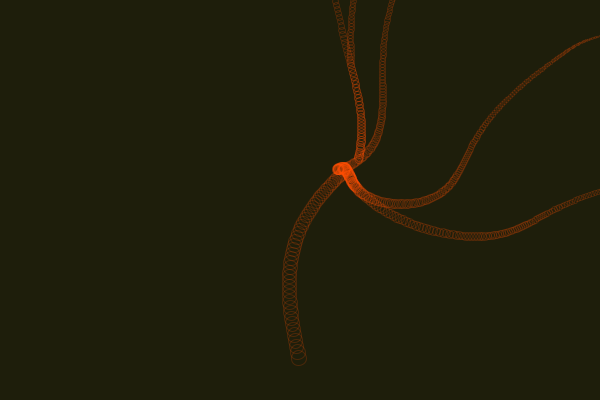
Frame 1 (no input)
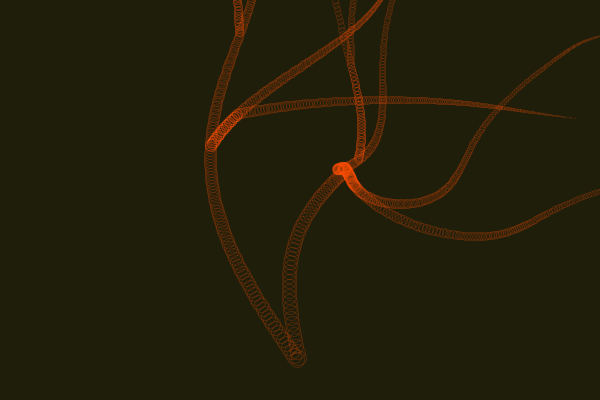
Frame 2 (the mouse pressed at the canvas centre, redrawn once)

The Processing sketch that drew these frames (run headless with seeded random() and noise(); the mouse was pressed at the canvas centre and the sketch redrawn once):

// Processing sketch: processing_44389
// ── processing_44389.pde

//  R.A. Robertson 2009.09 "Tendril Branches" ~ www.rariora.org ~
void setup() {
  size (600, 400);
  background(30, 30, 11);
  noFill();
  stroke (255, 75, 0, 50);
  smooth();
}

void draw() {
  for (int j = 0; j < 1; j++) { // Tendril cluster.
    float x = width/2;
    float y = height * .91;

    float seg = 250; // # segments (iterations)
    float d = 15; // diameter
    float dim = d; // reduce proportionally to diameter
    float spaceX = 2 * random(-1, 1); // spacing between segments
    float spaceY = -2; // * random(-1, -1);
    float angleX = PI * 1.5;
    float angleY = PI * 1.5;
    float ampX = (random(1, 4)); // Trig function amplitude. Default = 2.
    float ampY = (random(1, 4));
    float tight = random(.99, 1.001);
    float freqX = random(.01, .1); // Trig function frequency. Default = .08. Range .01 up to .1.
    float freqY = random(.01, .1);

    for (int i=0; i < seg; i++) { // Single tendril.

      d = d - (dim/seg); // Reduce diameter proportional to # iterations
      x = x + spaceX;
      y = y + spaceY;
      x = x + sin(angleX) * ampX; // Add values to angle for variation. + 0.4 is a good default.*
      y = y + sin(angleY) * ampY; // Also, add multipliers to amp. > 1 < 2 is a good range.

      angleX = angleX + freqX;
      angleY = angleY + freqY; // Use multiplier on freq for Lissajous effects.

      ampX = ampX * tight; // Tighten or loosen coils. Default .993.
      ampY = ampY * tight;

      ellipse (x, y, d, d); // Main trunk.

      float n = .25; // Proportion where branching occurs...
      float loc = (seg * n); // ... along the length of segments at this location (loc).
      float m = 1.3; // 2nd order branching factor.
      int toggle = 1; // Optional variable to switch between left and right branches.

      for (int k = 0; k < 3; k++) { // Number of branches.

        if (i >= loc) { // When original growth reaches value loc...
          ellipse (x + (i - loc) * toggle, y + (i - loc) * toggle, d, d); // ... make new branch (x,y - loc = 0 initial offset.
          //    ellipse (x - (i - loc), y - (i - loc), d, d); // Optional bifurcation. Turn off toggle below.

          if (i >= loc * m) { // 2nd Order branching.
            ellipse (x + (i - loc) * toggle + (i - loc * m), y + (i - loc) * toggle + (i - loc * m), d, d);

            loc = loc * 1.7; // Set next location value (Do not exceed max i value!).
            toggle = toggle * -1; // Turn off for right only branches, change value above to -1 for left only.
          }
        }
      }
    }
  }
  noLoop();
}
void mousePressed() {
  setup();
  loop();
}
